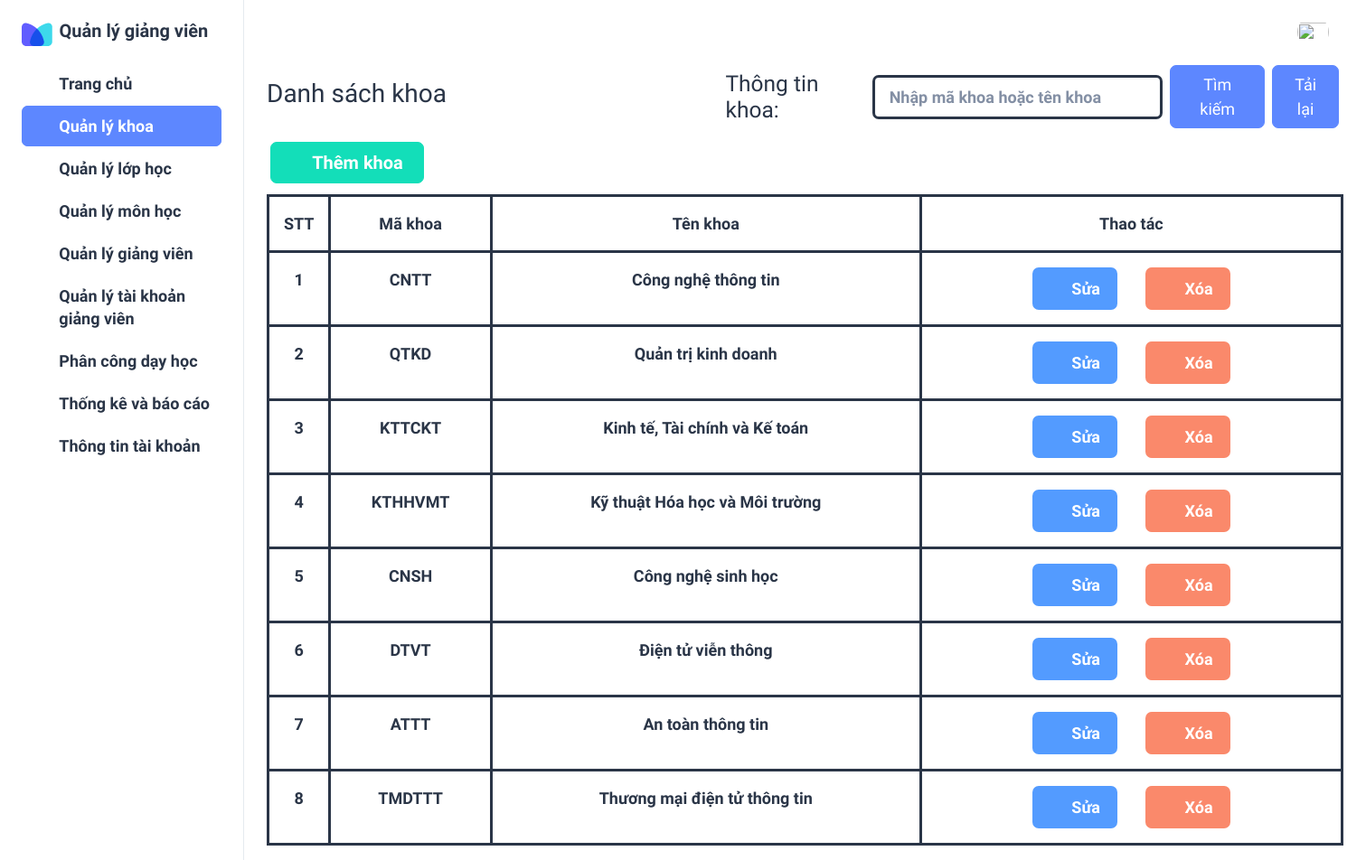
Screenshot of /khoa/ with the database file from the repository.
### quanlygv/models.py (models this page shows, shortened)
class Khoa(models.Model):
    id = models.AutoField(primary_key=True)
    ma_khoa = models.CharField(max_length=20)
    ten_khoa = models.CharField(max_length=128)

### quanlygv/views.py (the view)
# urls.py: path('khoa/', views.khoa, name='khoa'),
def khoa(request):
    return render(request, 'khoa/khoa.html',{
        'all_khoa': Khoa.objects.all()
    })

### quanlygv/templates/khoa/khoa.html (shortened to what this page needs)
{% load static %}
<!doctype html>
<html lang="en">
<head>
  <link rel="stylesheet" href="{% static 'assets/css/styles.min.css' %}" />
</head>
<body>
    <div class="page-wrapper" id="main-wrapper" data-layout="vertical" data-navbarbg="skin6" data-sidebartype="full"
        data-sidebar-position="fixed" data-header-position="">
        <aside class="left-sidebar">
            <div>
                <div class="brand-logo d-flex align-items-center">
                    <a href="{% url 'trangchu' %}" class="text-nowrap logo-img">
                        <img src="{% static 'assets/images/favicon.png' %}" alt="" />
                        <span class="fs-6 ms-1 fw-bolder text-dark">
                          Quản lý giảng viên
                        </span>
                    </a>
                </div>
                <nav class="sidebar-nav scroll-sidebar" data-simplebar="">
                    <ul id="sidebarnav">
                        <li class="sidebar-item">
                            <a class="sidebar-link" href="{% url 'trangchu' %}" aria-expanded="false">
                                <span>
                                  <i class="ti ti-layout-dashboard"></i>
                                </span>
                                <span class="hide-menu fs-5 fw-bolder">Trang chủ</span>
                            </a>
                        </li>
                        <li class="sidebar-item" style="background-color: #5D87FF; border-radius: 7px;">
                            <a class="sidebar-link" href="{% url 'khoa' %}" aria-expanded="false" style="border-radius: 7px; color: #fff;">
                                <span>
                                    <i class="ti ti-article"></i>
                                </span>
                                <span class="hide-menu fs-5 fw-bolder">Quản lý khoa</span>
                            </a>
                        </li>
                        <li class="sidebar-item">
                            <a class="sidebar-link" href="{% url 'lophoc' %}" aria-expanded="false">
                                <span>
                                    <i class="ti ti-home"></i>
                                </span>
                                <span class="hide-menu fs-5 fw-bolder">Quản lý lớp học</span>
                            </a>
                        </li>
                        <li class="sidebar-item">
                            <a class="sidebar-link" href="{% url 'monhoc' %}" aria-expanded="false">
                                <span>
                                    <i class="ti ti-cards"></i>
                                </span>
                                <span class="hide-menu fs-5 fw-bolder">Quản lý môn học</span>
                            </a>
                        </li>
                        <li class="sidebar-item">
                            <a class="sidebar-link" href="{% url 'giangvien' %}" aria-expanded="false">
                                <span>
                                    <i class="ti ti-user"></i>
                                </span>
                                <span class="hide-menu fs-5 fw-bolder">Quản lý giảng viên</span>
                            </a>
                        </li>
                        <li class="sidebar-item">
                            <a class="sidebar-link" href="{% url 'taikhoangv' %}" aria-expanded="false">
                              <span>
                                <i class="ti ti-users"></i>
                              </span>
                              <span class="hide-menu fs-5 fw-bolder">Quản lý tài khoản <br /> giảng viên</span>
                            </a>
                          </li>
                          <li class="sidebar-item">
                            <a class="sidebar-link" href="{% url 'phanconggv' %}" aria-expanded="false">
                              <span>
                                <i class="ti ti-typography"></i>
                              </span>
                              <span class="hide-menu fs-5 fw-bolder">Phân công dạy học</span>
                            </a>
                          </li>
                          <li class="sidebar-item">
                            <a class="sidebar-link" href="{% url 'thongkebaocao' %}" aria-expanded="false">
                              <span>
                                <i class="ti ti-chart-bar"></i>
                              </span>
                              <span class="hide-menu fs-5 fw-bolder">Thống kê và báo cáo</span>
                            </a>
                          </li>
                          <li class="sidebar-item">
                            <a class="sidebar-link" href="{% url 'thongtintk' %}" aria-expanded="false">
                              <span>
                                <i class="ti ti-user-minus"></i>
                              </span>
                              <span class="hide-menu fs-5 fw-bolder">Thông tin tài khoản</span>
                            </a>
                          </li>
                    </ul>
                </nav>
            </div>
        </aside>
        <div class="body-wrapper">
            <header class="app-header">
                <nav class="navbar navbar-expand-lg navbar-light">
                    <div class="navbar-collapse justify-content-end px-0" id="navbarNav">
                        <ul class="navbar-nav flex-row ms-auto align-items-center justify-content-end">
                            <li class="nav-item dropdown">
                                <a class="nav-link nav-icon-hover" href="javascript:void(0)" id="drop2" data-bs-toggle="dropdown"
                                  aria-expanded="false">
                                  <img src="{% static 'assets/images/' %}{{ request.session.anh }}" alt="" width="35" height="35" class="rounded-circle">
                                </a>
                              </li>
                        </ul>
                    </div>
                </nav>
                <nav class="navbar navbar-expand-lg navbar-light">
                    <div class="navbar-collapse justify-content px-0 row" id="navbarNav">
                        <h2 class="col-5">Danh sách khoa</h2>
                        <div class="col-7">
                            <form action="{% url 'timkiemkhoa' %}" class="px-0 navbar-collapse justify-content" method="GET">
                                <label for="tk" class="h3 mt-2" style="width: 310px;">Thông tin khoa: </label>
                                <input type="text" class="form-control fw-bolder fs-5 border border-3 border-dark"
                                    id="tk" style="width: 580px;" name="thongtin" placeholder="Nhập mã khoa hoặc tên khoa">
                                <button type="submit" class="btn btn-primary ms-2 fs-5" style="width: 170px;">Tìm
                                    kiếm</button>
                                <a href="{% url 'khoa' %}" class="btn btn-primary ms-2 fs-5 me-2" style="width: 110px;">Tải
                                    lại</a>
                            </form>
                        </div>
                    </div>
                </nav>
                <nav class="navbar navbar-expand-lg navbar-light">
                    <div class="navbar-collapse justify-content px-0 row ms-1" id="navbarNav">
                        <a class="btn btn-success" href="{% url 'themkhoa' %}" style="width: 170px;">
                            <i class="ti ti-plus me-1 fs-6"></i>
                            <span class="fw-bolder fs-6">Thêm khoa</span>
                        </a>
                    </div>
                </nav>
                <nav class="navbar navbar-expand-lg navbar-light">
                    <div class="navbar-collapse justify-content px-0" id="navbarNav">
                        <table class="table table-bordered fs-5 fw-bolder border-dark border-3 rounded-4 text-dark">
                            <thead>
                                <tr style="text-align: center;">
                                    <th scope="col" style="width: 5%;">STT</th>
                                    <th scope="col" style="width: 15%;">Mã khoa</th>
                                    <th scope="col" style="width: 40%;">Tên khoa</th>
                                    <th scope="col">Thao tác</th>
                                </tr>
                            </thead>
                            <tbody>
                                {% for khoa in all_khoa %}
                                <tr style="text-align: center;">
                                    <th>{{ forloop.counter }}</th>
                                    <td>{{ khoa.ma_khoa }}</td>
                                    <td>{{ khoa.ten_khoa }}</td>
                                    <td>
                                        <a class="btn btn-info" href="{% url 'suakhoa' khoa.id %}">
                                            <i class="ti ti-pencil me-1 fs-6"></i>
                                            <span class="fw-bolder">Sửa</span>
                                        </a>&nbsp;&nbsp;&nbsp;&nbsp;&nbsp;&nbsp;
                                        <a class="btn btn-danger" href="javascript:void(0);" onclick="xoa('{{ khoa.ma_khoa }}')">
                                            <i class="ti ti-trash me-1 fs-6"></i>
                                            <span class="fw-bolder">Xóa</span>
                                        </a>
                                    </td>
                                </tr>
                                {% endfor %}
                            </tbody>
                        </table>
                    </div>
                </nav>
            </header>
        </div>
    </div>
</body>
</html>

### rows the page displays
Khoa: ma_khoa "CNTT", ten_khoa "Công nghệ thông tin"
Khoa: ma_khoa "QTKD", ten_khoa "Quản trị kinh doanh"
Khoa: ma_khoa "KTTCKT", ten_khoa "Kinh tế, Tài chính và Kế toán"
Khoa: ma_khoa "KTHHVMT", ten_khoa "Kỹ thuật Hóa học và Môi trường"
Khoa: ma_khoa "CNSH", ten_khoa "Công nghệ sinh học"
Khoa: ma_khoa "DTVT", ten_khoa "Điện tử viễn thông"
Khoa: ma_khoa "ATTT", ten_khoa "An toàn thông tin"
Khoa: ma_khoa "TMDTTT", ten_khoa "Thương mại điện tử thông tin"
